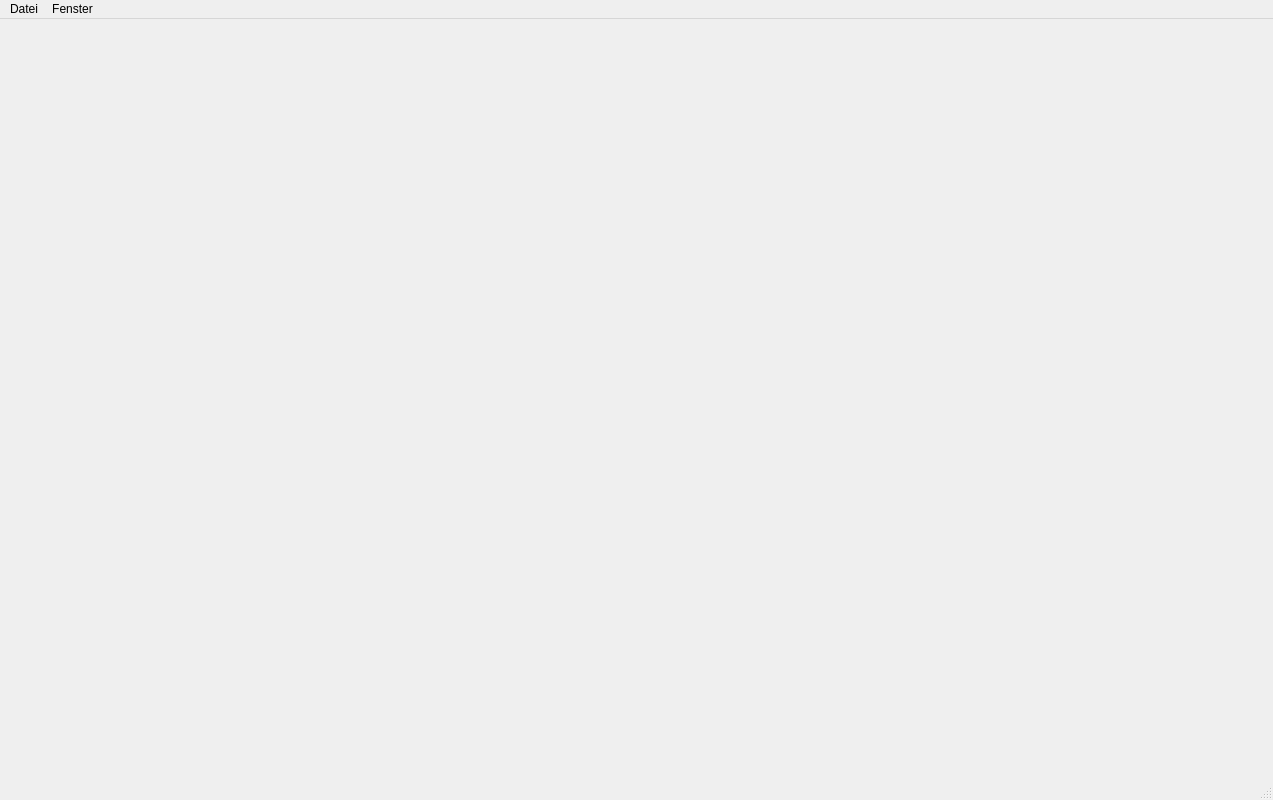
<?xml version="1.0" encoding="UTF-8"?>
<ui version="4.0">
 <class>win_main</class>
 <widget class="QMainWindow" name="win_main">
  <property name="geometry">
   <rect>
    <x>0</x>
    <y>0</y>
    <width>1273</width>
    <height>800</height>
   </rect>
  </property>
  <property name="windowTitle">
   <string>MainWindow</string>
  </property>
  <widget class="QWidget" name="centralwidget"/>
  <widget class="QMenuBar" name="menubar">
   <property name="geometry">
    <rect>
     <x>0</x>
     <y>0</y>
     <width>1273</width>
     <height>20</height>
    </rect>
   </property>
   <widget class="QMenu" name="menuDatei">
    <property name="title">
     <string>Datei</string>
    </property>
    <addaction name="action_ffnen"/>
    <addaction name="separator"/>
    <addaction name="actionBeenden"/>
   </widget>
   <widget class="QMenu" name="menuFenster">
    <property name="title">
     <string>Fenster</string>
    </property>
    <addaction name="actionVollbild"/>
   </widget>
   <addaction name="menuDatei"/>
   <addaction name="menuFenster"/>
  </widget>
  <widget class="QStatusBar" name="statusbar"/>
  <action name="actionBeenden">
   <property name="text">
    <string>Beenden</string>
   </property>
  </action>
  <action name="action_ffnen">
   <property name="text">
    <string>Öffnen</string>
   </property>
  </action>
  <action name="actionVollbild">
   <property name="checkable">
    <bool>true</bool>
   </property>
   <property name="checked">
    <bool>false</bool>
   </property>
   <property name="text">
    <string>Vollbild</string>
   </property>
  </action>
 </widget>
 <resources/>
 <connections/>
</ui>
